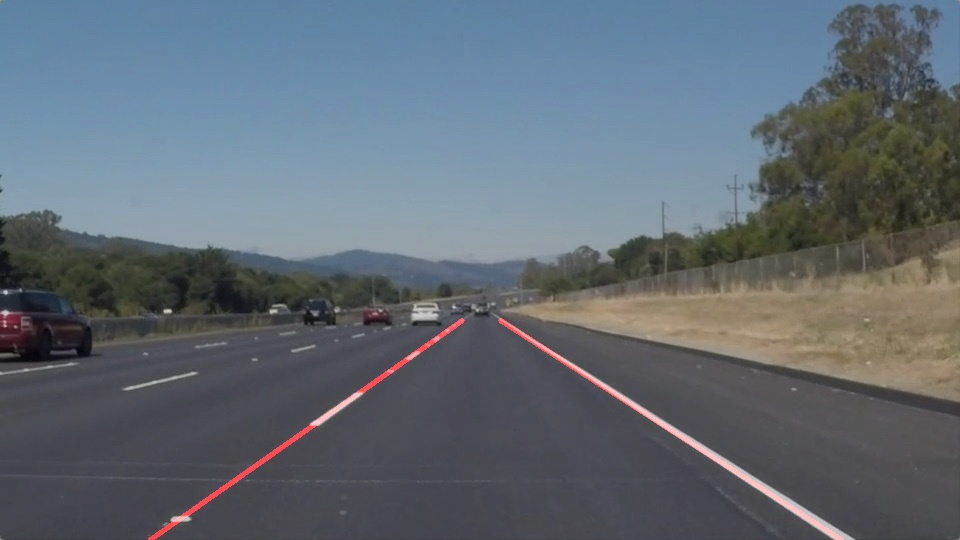
#> input picture test_images_out/solidWhiteRight.jpg, 960 x 540 px, found by its file name; the run also reads 2 pictures not shown here
$ jupyter execute --allow-errors P1.ipynb   (shell and % lines are left out)
#> lines starting #> are read from the running program, lines starting #| are printed output that depends on the picture; after the words box and inside, x2 and y2 are one past the last pixel; in counts of white or black regions, pixels touching at a corner belong together
# Self-Driving Car Engineer Nanodegree

## Project: **Finding Lane Lines on the Road**
***
In this project, you will use the tools you learned about in the lesson to identify lane lines on the road.  You can develop your pipeline on a series of individual images, and later apply the result to a video stream (really just a series of images). Check out the video clip "raw-lines-example.mp4" (also contained in this repository) to see what the output should look like after using the helper functions below.

Once you have a result that looks roughly like "raw-lines-example.mp4", you'll need to get creative and try to average and/or extrapolate the line segments you've detected to map out the full extent of the lane lines.  You can see an example of the result you're going for in the video "P1_example.mp4".  Ultimately, you would like to draw just one line for the left side of the lane, and one for the right.

In addition to implementing code, there is a brief writeup to complete. The writeup should be completed in a separate file, which can be either a markdown file or a pdf document. There is a [write up template](https://github.com/udacity/CarND-LaneLines-P1/blob/master/writeup_template.md) that can be used to guide the writing process. Completing both the code in the Ipython notebook and the writeup template will cover all of the [rubric points](https://review.udacity.com/#!/rubrics/322/view) for this project.

---
Let's have a look at our first image called 'test_images/solidWhiteRight.jpg'.  Run the 2 cells below (hit Shift-Enter or the "play" button above) to display the image.

**Note: If, at any point, you encounter frozen display windows or other confounding issues, you can always start again with a clean slate by going to the "Kernel" menu above and selecting "Restart & Clear Output".**

---

**The tools you have are color selection, region of interest selection, grayscaling, Gaussian smoothing, Canny Edge Detection and Hough Tranform line detection.  You  are also free to explore and try other techniques that were not presented in the lesson.  Your goal is piece together a pipeline to detect the line segments in the image, then average/extrapolate them and draw them onto the image for display (as below).  Once you have a working pipeline, try it out on the video stream below.**

---

<figure>

 <figcaption>
 <p></p>
 <p style="text-align: center;"> Your output should look something like this (above) after detecting line segments using the helper functions below </p>
 </figcaption>
</figure>
 <p></p>
<figure>

 <figcaption>
 <p></p>
 <p style="text-align: center;"> Your goal is to connect/average/extrapolate line segments to get output like this</p>
 </figcaption>
</figure>

**Run the cell below to import some packages.  If you get an `import error` for a package you've already installed, try changing your kernel (select the Kernel menu above --> Change Kernel).  Still have problems?  Try relaunching Jupyter Notebook from the terminal prompt.  Also, consult the forums for more troubleshooting tips.**

## Import Packages

[cell 1]
#importing some useful packages
import matplotlib.pyplot as plt
import matplotlib.image as mpimg
import numpy as np
import cv2

## Read in an Image

[cell 2]
#reading in an image
image = mpimg.imread('test_images/solidWhiteRight.jpg')
#> image is the input picture: shape (540, 960, 3); mean R, G, B 97.1, 106.1, 114.9

#printing out some stats and plotting
print('This image is:', type(image), 'with dimensions:', image.shape)
#| This image is: <class 'numpy.ndarray'> with dimensions: (540, 960, 3)
plt.imshow(image)  # if you wanted to show a single color channel image called 'gray', for example, call as plt.imshow(gray, cmap='gray')

## Ideas for Lane Detection Pipeline

**Some OpenCV functions (beyond those introduced in the lesson) that might be useful for this project are:**

`cv2.inRange()` for color selection
`cv2.fillPoly()` for regions selection
`cv2.line()` to draw lines on an image given endpoints
`cv2.addWeighted()` to coadd / overlay two images
`cv2.cvtColor()` to grayscale or change color
`cv2.imwrite()` to output images to file
`cv2.bitwise_and()` to apply a mask to an image

**Check out the OpenCV documentation to learn about these and discover even more awesome functionality!**

## Helper Functions

Below are some helper functions to help get you started. They should look familiar from the lesson!

[cell 3]
import math

def grayscale(img):
    """Applies the Grayscale transform
    This will return an image with only one color channel
    but NOTE: to see the returned image as grayscale
    (assuming your grayscaled image is called 'gray')
    you should call plt.imshow(gray, cmap='gray')"""
    return cv2.cvtColor(img, cv2.COLOR_RGB2GRAY)
    # Or use BGR2GRAY if you read an image with cv2.imread()
    # return cv2.cvtColor(img, cv2.COLOR_BGR2GRAY)

def canny(img, low_threshold, high_threshold):
    """Applies the Canny transform"""
    return cv2.Canny(img, low_threshold, high_threshold)

def gaussian_blur(img, kernel_size):
    """Applies a Gaussian Noise kernel"""
    return cv2.GaussianBlur(img, (kernel_size, kernel_size), 0)

def region_of_interest(img, vertices):
    """
    Applies an image mask.

    Only keeps the region of the image defined by the polygon
    formed from `vertices`. The rest of the image is set to black.
    `vertices` should be a numpy array of integer points.
    """
    #defining a blank mask to start with
    mask = np.zeros_like(img)

    #defining a 3 channel or 1 channel color to fill the mask with depending on the input image
    if len(img.shape) > 2:
        channel_count = img.shape[2]  # i.e. 3 or 4 depending on your image
        ignore_mask_color = (255,) * channel_count
    else:
        ignore_mask_color = 255

    #filling pixels inside the polygon defined by "vertices" with the fill color
    cv2.fillPoly(mask, vertices, ignore_mask_color)

    #returning the image only where mask pixels are nonzero
    masked_image = cv2.bitwise_and(img, mask)
    return masked_image


def draw_lines(img, lines, color=[255, 0, 0], thickness=3):
    """
    NOTE: this is the function you might want to use as a starting point once you want to
    average/extrapolate the line segments you detect to map out the full
    extent of the lane (going from the result shown in raw-lines-example.mp4
    to that shown in P1_example.mp4).

    Think about things like separating line segments by their
    slope ((y2-y1)/(x2-x1)) to decide which segments are part of the left
    line vs. the right line.  Then, you can average the position of each of
    the lines and extrapolate to the top and bottom of the lane.

    This function draws `lines` with `color` and `thickness`.
    Lines are drawn on the image inplace (mutates the image).
    If you want to make the lines semi-transparent, think about combining
    this function with the weighted_img() function below
    """

    # Easy Version
    # for line in lines:
    #     for x1,y1,x2,y2 in line:
    #         cv2.line(img, (x1, y1), (x2, y2), color, thickness)

    left_lane = []
    right_lane =[]

    for line in lines:
        for x1, y1, x2, y2 in line:
            if x2 - x1 != 0:
                slope = (y2 - y1) / (x2 - x1)
            else:
                continue
        if abs(slope) > 0.5:
            if slope < 0:
                left_lane.append(line)
            else:
                right_lane.append(line)


    left_x = []
    left_y = []
    right_x = []
    right_y = []

    for left in left_lane:
        x1, y1, x2, y2 = left[0]
        left_x.append(x1)
        left_x.append(x2)
        left_y.append(y1)
        left_y.append(y2)


    for right in right_lane:
        x1, y1, x2, y2 = right[0]
        right_x.append(x1)
        right_x.append(x2)
        right_y.append(y1)
        right_y.append(y2)

    slopeX, interceptX = np.polyfit(left_x, left_y, 1)
    y_low, y_high = 320, 540
    x_low_left, x_high_left = (320 - interceptX) / slopeX, (540 - interceptX) / slopeX

    cv2.line(img, (int(x_low_left), int(y_low)), (int(x_high_left), int(y_high)), color, thickness)

    slopeY, interceptY = np.polyfit(right_x, right_y, 1)
    y_low, y_high = 320, 540
    x_low_right, x_high_right = (320 - interceptY) / slopeY, (540 - interceptY) / slopeY

    cv2.line(img, (int(x_low_right), int(y_low)), (int(x_high_right), int(y_high)), color, thickness)


def hough_lines(img, rho, theta, threshold, min_line_len, max_line_gap):
    """
    `img` should be the output of a Canny transform.

    Returns an image with hough lines drawn.
    """
    lines = cv2.HoughLinesP(img, rho, theta, threshold, np.array([]), minLineLength=min_line_len, maxLineGap=max_line_gap)
    line_img = np.zeros((img.shape[0], img.shape[1], 3), dtype=np.uint8)
    draw_lines(line_img, lines)
    return line_img

# Python 3 has support for cool math symbols.

def weighted_img(img, initial_img, α=0.8, β=1., γ=0.):
    """
    `img` is the output of the hough_lines(), An image with lines drawn on it.
    Should be a blank image (all black) with lines drawn on it.

    `initial_img` should be the image before any processing.

    The result image is computed as follows:

    initial_img * α + img * β + γ
    NOTE: initial_img and img must be the same shape!
    """
    return cv2.addWeighted(initial_img, α, img, β, γ)

## Test Images

Build your pipeline to work on the images in the directory "test_images"
**You should make sure your pipeline works well on these images before you try the videos.**

[cell 4]
import os
#> (the rest of this cell did not finish here and is left out)

## Build a Lane Finding Pipeline

Build the pipeline and run your solution on all test_images. Make copies into the `test_images_output` directory, and you can use the images in your writeup report.

Try tuning the various parameters, especially the low and high Canny thresholds as well as the Hough lines parameters.

[cell 5]
# TODO Build your pipeline that will draw lane lines on the test_images
# then save them to the test_images_output directory.

# image = mpimg.imread('test_images/solidWhiteRight.jpg')

def img_process(image):
    # 1. Color threshoding
    hsv_image = cv2.cvtColor(image, cv2.COLOR_RGB2HSV)

    lower_white = np.array([0, 0, 200])
    upper_white = np.array([179, 20, 255])
    mask_white = cv2.inRange(hsv_image, lower_white, upper_white)

    lower_yellow = np.array([15, 80, 100])
    upper_yellow = np.array([55, 255, 255])
    mask_yellow = cv2.inRange(hsv_image, lower_yellow, upper_yellow)


    # [7 lines of commented-out code are left out]
    mask_hsv = cv2.bitwise_or(mask_yellow, mask_white)
    threshold_img = cv2.bitwise_and(image, image, mask=mask_hsv)
    output = cv2.cvtColor(threshold_img, cv2.COLOR_BGR2RGB)
    # cv2.imwrite("writeup_1.jpg", output)
    # plt.imshow(threshold_img)


    # 2. Grayscale
    gray_img = grayscale(threshold_img)

    # Apply Guassian Smoothing
    smooth_pic = gaussian_blur(gray_img, 5)
    # cv2.imwrite("writeup_2.jpg", smooth_pic)
    # plt.imshow(smooth_pic, cmap="gray")

    # 3. Canny Edge Detector
    canny_pic = canny(smooth_pic, 0, 100)
    # cv2.imwrite("writeup_3.jpg", canny_pic)
    # plt.imshow(canny_pic, cmap="gray")

    # 4. Region of interest selection
    # print(image.shape)
    region = np.array([[100, 540], [900, 540], [500, 320], [400, 320]])
    # img = np.zeros([560, 960],dtype=np.uint8)
    # cv2.fillPoly(img, [region], 255)
    rol_pic = region_of_interest(canny_pic, [region])
    # cv2.imwrite("writeup_4.jpg", rol_pic)
    # plt.imshow(rol_pic, cmap="gray")

    # 5. Line segment detection
    lines = hough_lines(rol_pic, 2, np.pi/180, 20, 10, 20)
    # cv2.imwrite("writeup_5.jpg", lines)
    # plt.imshow(lines)

    # 6. Line fitting
    weighted_line = weighted_img(lines, image.astype('uint8'))
    # plt.imshow(weighted_line)

    return weighted_line

[cell 6]
# Photo 1
image = mpimg.imread('test_images/solidWhiteCurve.jpg')
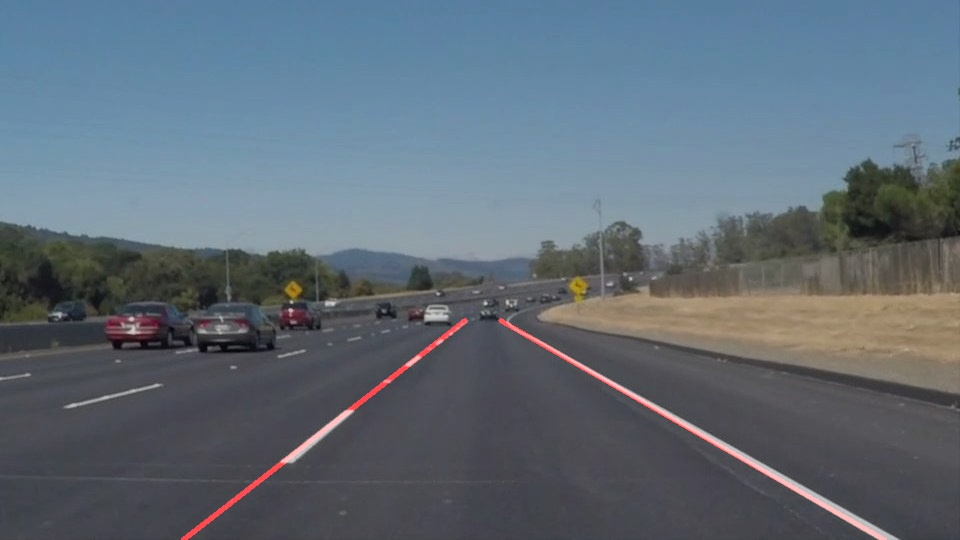
#> input picture test_images_out/solidWhiteCurve.jpg, 960 x 540 px, found by its file name
#> image is the input picture: shape (540, 960, 3); mean R, G, B 95.8, 107.6, 118.4
plt.imshow(img_process(image))
#> in img_process, `mask_white = cv2.inRange(hsv_image, lower_white, upper_white)`:
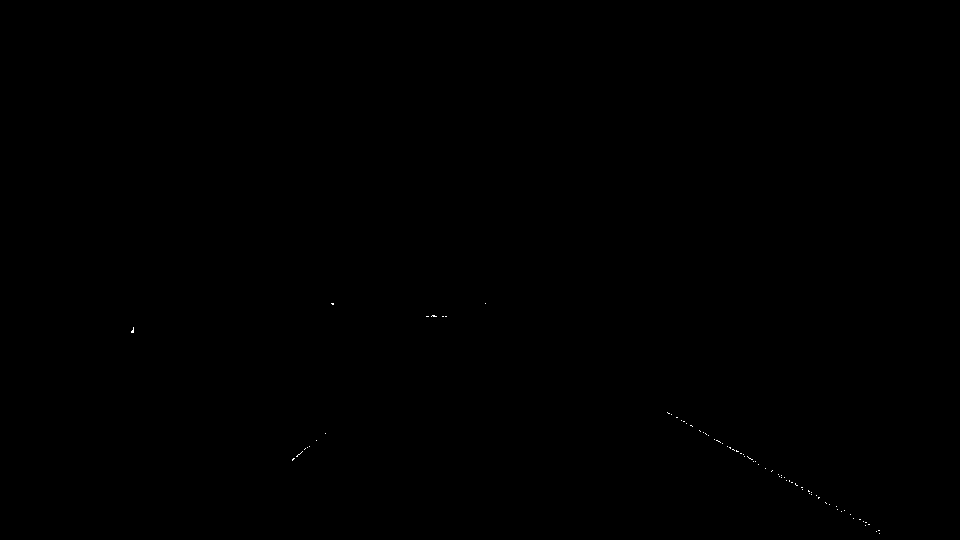
#> mask_white: shape (540, 960); 0.03% white in thin lines or dots, all inside (x1, y1, x2, y2) = (131, 303, 880, 534)
#> in hough_lines, `lines = cv2.HoughLinesP(img, rho, theta, threshold, np.array([]), minL..`: lines = [[666, 413, 880, 531], [667, 412, 880, 530], [757, 465, 880, 534], [293, 460, 325, 432], [291, 459, 326, 432], [681, 422, 880, 533], [291, 458, 324, 432], [672, 414, 880, 529], [297, 457, 326, 433]]
#> the loop in draw_lines, `for line in lines:` made 9 passes
#> after the loop in draw_lines, `for line in lines:`: left_lane = [[[293, 460, 325, 432]], [[291, 459, 326, 432]], [[291, 458, 324, 432]], [[297, 457, 326, 433]]]; right_lane = [[[666, 413, 880, 531]], [[667, 412, 880, 530]], [[757, 465, 880, 534]], [[681, 422, 880, 533]], [[672, 414, 880, 529]]]
#> the loop in draw_lines, `for left in left_lane:` made 4 passes
#> after the loop in draw_lines, `for left in left_lane:`: left_x = [293, 325, 291, 326, 291, 324, 297, 326]; left_y = [460, 432, 459, 432, 458, 432, 457, 433]
#> the loop in draw_lines, `for right in right_lane:` made 5 passes
#> (right, x1, y1, y2) on passes 1 to 5: ([[666, 413, 880, 531]], 666, 413, 531), ([[667, 412, 880, 530]], 667, 412, 530), ([[757, 465, 880, 534]], 757, 465, 534), ([[681, 422, 880, 533]], 681, 422, 533), ([[672, 414, 880, 529]], 672, 414, 529)
#> after the loop in draw_lines, `for right in right_lane:`: right_x = [666, 880, 667, 880, 757, 880, 681, 880, 672, 880]; right_y = [413, 531, 412, 530, 465, 534, 422, 533, 414, 529]
#> in draw_lines, `slopeX, interceptX = np.polyfit(left_x, left_y, 1)`: slopeX = -0.806; interceptX = 694.6
#> in draw_lines, `x_low_left, x_high_left = (320 - interceptX) / slopeX, (540 - intercep..`: x_low_left = 464.7; x_high_left = 191.7
#> in draw_lines, `slopeY, interceptY = np.polyfit(right_x, right_y, 1)`: slopeY = 0.557; interceptY = 41.76
#> in draw_lines, `x_low_right, x_high_right = (320 - interceptY) / slopeY, (540 - interc..`: x_low_right = 499.9; x_high_right = 895.2
#> in weighted_img, `return cv2.addWeighted(initial_img, α, img, β, γ)`:
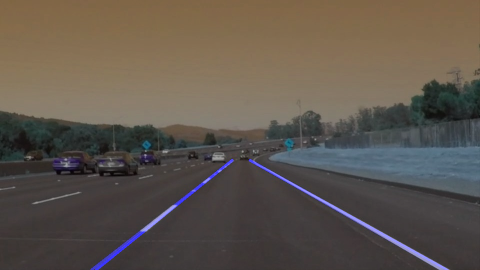
#> returned value: shape (540, 960, 3) (shown at 1/2 size); mean of channels 0, 1, 2 77.4, 86, 94.8; drawn as B, G, R
output = cv2.cvtColor(img_process(image), cv2.COLOR_BGR2RGB)
#> the loop in draw_lines (call 2), `for line in lines:` made 9 passes
#> the loop in draw_lines (call 2), `for left in left_lane:` made 4 passes
#> the loop in draw_lines (call 2), `for right in right_lane:` made 5 passes
cv2.imwrite("test_images_out/solidWhiteCurve.jpg", output)
#> Out = True

[cell 7]
# Photo 2
image = mpimg.imread('test_images/solidWhiteRight.jpg')
#> (the rest of this cell did not finish here and is left out)

output = cv2.cvtColor(img_process(image), cv2.COLOR_BGR2RGB)
cv2.imwrite("test_images_out/solidWhiteRight.jpg", output)

[cell 8]
# Photo 3
image = mpimg.imread('test_images/solidYellowCurve.jpg')
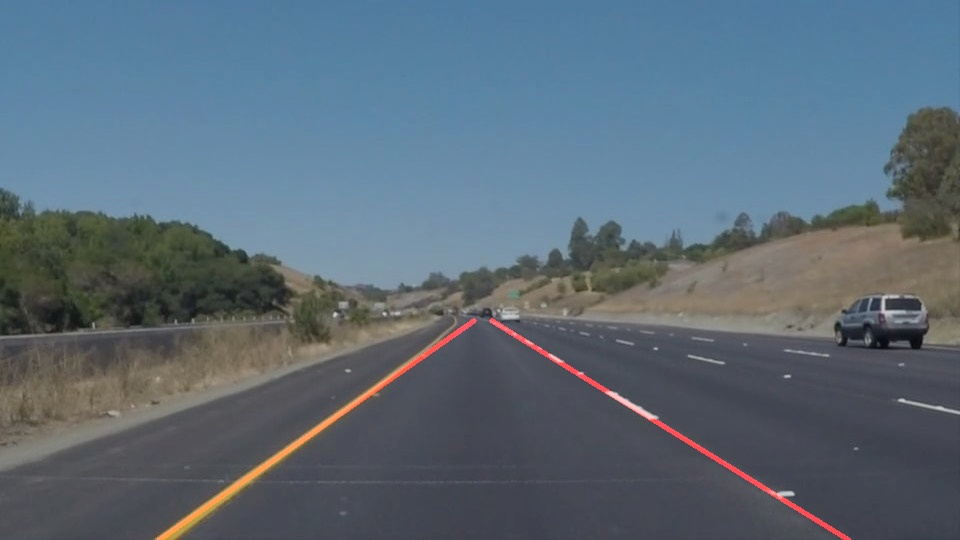
#> input picture test_images_out/solidYellowCurve.jpg, 960 x 540 px, found by its file name
#> image is the input picture: shape (540, 960, 3); mean R, G, B 91.4, 106.7, 119.3
#> (the rest of this cell did not finish here and is left out)

#> call 4 of canny, with low_threshold = 0, high_threshold = 100
#> in canny (call 4), `return cv2.Canny(img, low_threshold, high_threshold)`:
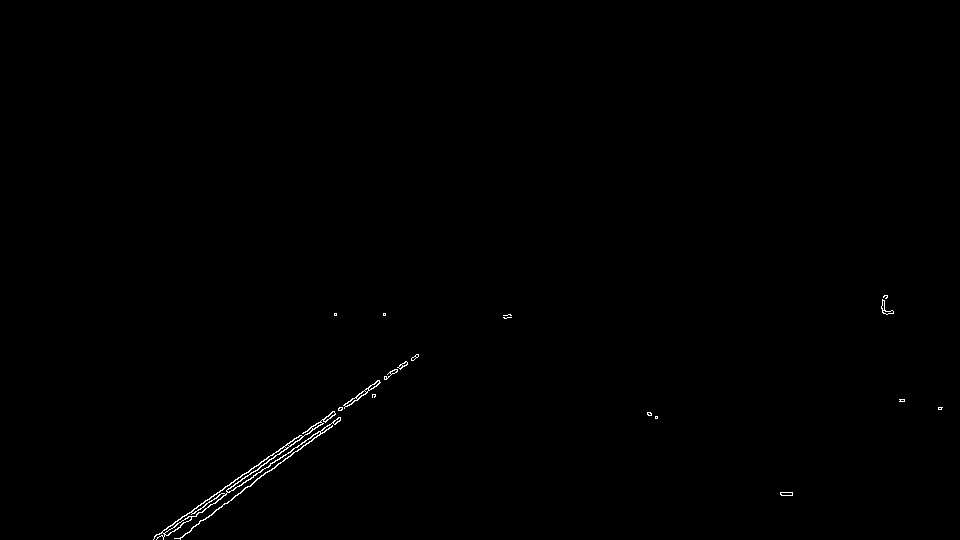
#> returned value: shape (540, 960); 0.3% white in thin lines or dots, all inside (x1, y1, x2, y2) = (153, 295, 943, 540)
output = cv2.cvtColor(img_process(image), cv2.COLOR_BGR2RGB)
cv2.imwrite("test_images_out/solidYellowCurve.jpg", output)

[cell 9]
# Photo 4
image = mpimg.imread('test_images/solidYellowCurve2.jpg')
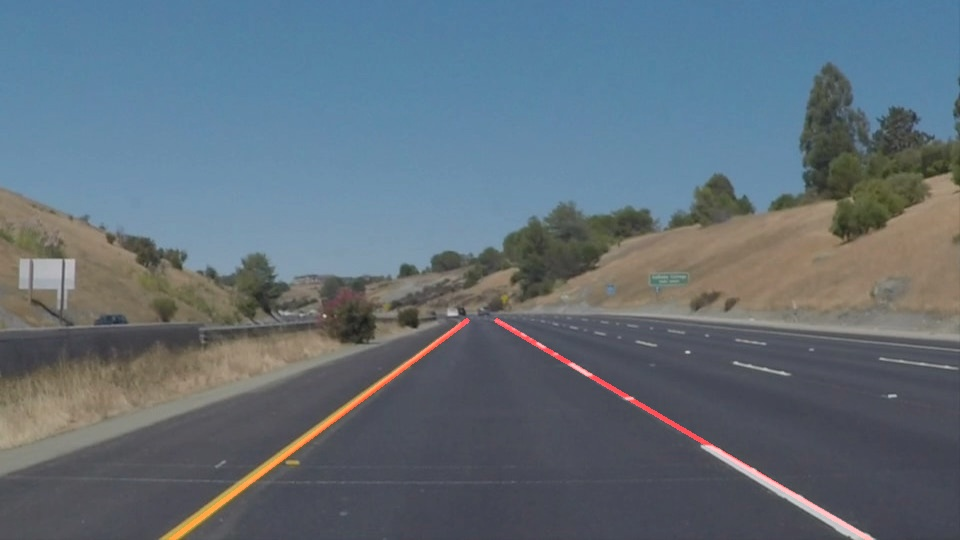
#> input picture test_images_out/solidYellowCurve2.jpg, 960 x 540 px, found by its file name
#> image is the input picture: shape (540, 960, 3); mean R, G, B 97.4, 110.8, 121.3
plt.imshow(img_process(image))
#> in img_process (call 5), `mask_hsv = cv2.bitwise_or(mask_yellow, mask_white)`:
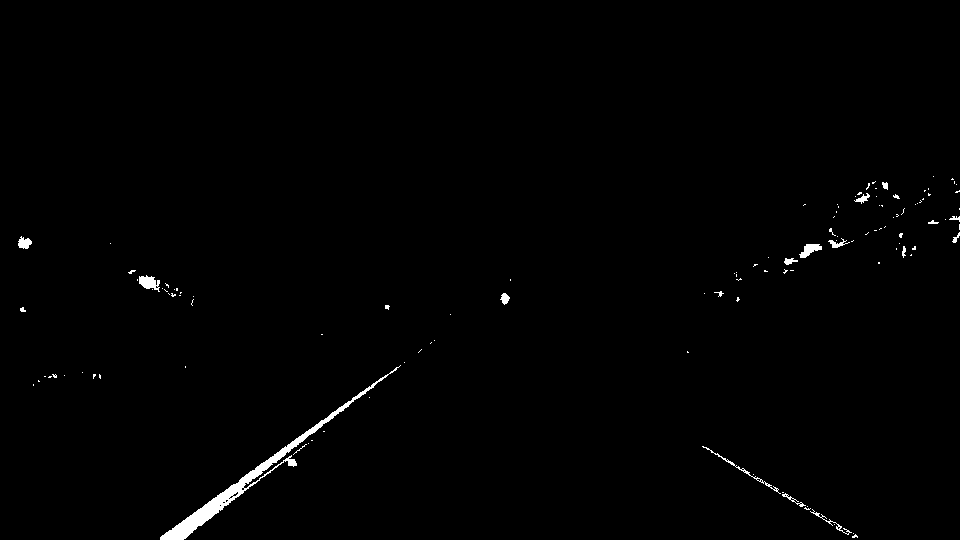
#> mask_hsv: shape (540, 960); 0.8% white; 121 white regions (103 under 20 px), largest, box (x1, y1, x2, y2) and area: (160, 365, 401, 540) 2392, (139, 275, 160, 292) 213, (799, 244, 822, 258) 175
#> in hough_lines (call 5), `lines = cv2.HoughLinesP(img, rho, theta, threshold, np.array([]), minL..`: lines = 21 rows, first 6: [184, 538, 254, 481], [160, 537, 394, 367], [223, 501, 419, 353], [185, 538, 312, 439], [706, 446, 853, 537], [702, 448, 852, 538]
output = cv2.cvtColor(img_process(image), cv2.COLOR_BGR2RGB)
cv2.imwrite("test_images_out/solidYellowCurve2.jpg", output)
#> Out = True

[cell 10]
# Photo 5
image = mpimg.imread('test_images/solidYellowLeft.jpg')
plt.imshow(img_process(image))
#> in hough_lines (call 7), `lines = cv2.HoughLinesP(img, rho, theta, threshold, np.array([]), minL..`: lines = 30 rows, first 6: [160, 539, 336, 415], [244, 471, 311, 429], [279, 441, 343, 397], [191, 501, 267, 451], [139, 537, 203, 495], [225, 485, 294, 440]
output = cv2.cvtColor(img_process(image), cv2.COLOR_BGR2RGB)
cv2.imwrite("test_images_out/solidYellowLeft.jpg", output)
#> Out = True

[cell 11]
# Photo 6
image = mpimg.imread('test_images/whiteCarLaneSwitch.jpg')
plt.imshow(img_process(image))
#> in hough_lines (call 9), `lines = cv2.HoughLinesP(img, rho, theta, threshold, np.array([]), minL..`: lines = 22 rows, first 6: [176, 538, 387, 379], [201, 539, 321, 442], [745, 465, 874, 539], [252, 491, 390, 379], [743, 465, 864, 538], [267, 488, 373, 399]
output = cv2.cvtColor(img_process(image), cv2.COLOR_BGR2RGB)
cv2.imwrite("test_images_out/whiteCarLaneSwitch.jpg", output)
#> Out = True
